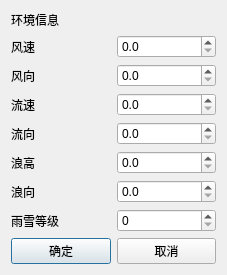
<?xml version="1.0" encoding="UTF-8"?>
<ui version="4.0">
 <class>SCEEnvInfoDlg</class>
 <widget class="QDialog" name="SCEEnvInfoDlg">
  <property name="geometry">
   <rect>
    <x>0</x>
    <y>0</y>
    <width>227</width>
    <height>245</height>
   </rect>
  </property>
  <property name="windowTitle">
   <string>QDialog</string>
  </property>
  <layout class="QVBoxLayout" name="verticalLayout">
   <item>
    <layout class="QGridLayout" name="gridLayout_2">
     <item row="3" column="1">
      <widget class="QDoubleSpinBox" name="doubleSpinBoxCurrentSpeed">
       <property name="decimals">
        <number>1</number>
       </property>
      </widget>
     </item>
     <item row="4" column="0">
      <widget class="QLabel" name="label_6">
       <property name="text">
        <string>流向</string>
       </property>
      </widget>
     </item>
     <item row="6" column="1">
      <widget class="QDoubleSpinBox" name="doubleSpinBoxWaveDir">
       <property name="decimals">
        <number>1</number>
       </property>
       <property name="maximum">
        <double>359.899999999999977</double>
       </property>
      </widget>
     </item>
     <item row="7" column="1">
      <widget class="QSpinBox" name="spinBoxRainSnow">
       <property name="maximum">
        <number>10</number>
       </property>
      </widget>
     </item>
     <item row="4" column="1">
      <widget class="QDoubleSpinBox" name="doubleSpinBoxCurrentDir">
       <property name="decimals">
        <number>1</number>
       </property>
       <property name="maximum">
        <double>359.899999999999977</double>
       </property>
      </widget>
     </item>
     <item row="2" column="1">
      <widget class="QDoubleSpinBox" name="doubleSpinBoxWindDir">
       <property name="decimals">
        <number>1</number>
       </property>
       <property name="maximum">
        <double>359.899999999999977</double>
       </property>
      </widget>
     </item>
     <item row="7" column="0">
      <widget class="QLabel" name="label_9">
       <property name="text">
        <string>雨雪等级</string>
       </property>
      </widget>
     </item>
     <item row="5" column="1">
      <widget class="QDoubleSpinBox" name="doubleSpinBoxWaveHeight">
       <property name="decimals">
        <number>1</number>
       </property>
      </widget>
     </item>
     <item row="6" column="0">
      <widget class="QLabel" name="label_8">
       <property name="text">
        <string>浪向</string>
       </property>
      </widget>
     </item>
     <item row="0" column="0">
      <widget class="QLabel" name="label_2">
       <property name="text">
        <string>环境信息</string>
       </property>
      </widget>
     </item>
     <item row="2" column="0">
      <widget class="QLabel" name="label_4">
       <property name="text">
        <string>风向</string>
       </property>
      </widget>
     </item>
     <item row="5" column="0">
      <widget class="QLabel" name="label_7">
       <property name="text">
        <string>浪高</string>
       </property>
      </widget>
     </item>
     <item row="3" column="0">
      <widget class="QLabel" name="label_5">
       <property name="text">
        <string>流速</string>
       </property>
      </widget>
     </item>
     <item row="1" column="1">
      <widget class="QDoubleSpinBox" name="doubleSpinBoxWindSpeed">
       <property name="decimals">
        <number>1</number>
       </property>
      </widget>
     </item>
     <item row="1" column="0">
      <widget class="QLabel" name="label_3">
       <property name="text">
        <string>风速</string>
       </property>
      </widget>
     </item>
    </layout>
   </item>
   <item>
    <layout class="QHBoxLayout" name="horizontalLayout">
     <item>
      <widget class="QPushButton" name="pushButtonOK">
       <property name="text">
        <string>确定</string>
       </property>
      </widget>
     </item>
     <item>
      <widget class="QPushButton" name="pushButtonCancel">
       <property name="text">
        <string>取消</string>
       </property>
      </widget>
     </item>
    </layout>
   </item>
  </layout>
 </widget>
 <resources/>
 <connections/>
</ui>
